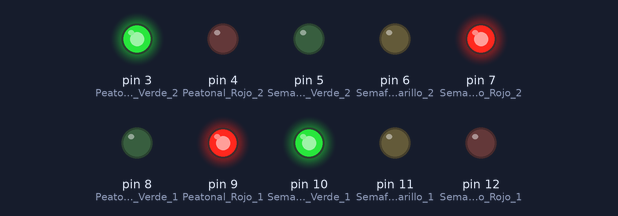
The sketch below on a simulated Arduino Uno, built with avr-gcc and run on an emulated ATmega328P. On the bench: output pins drawn as LEDs (lit = HIGH).

Above: at 1.5 s.
At 3.5 s:
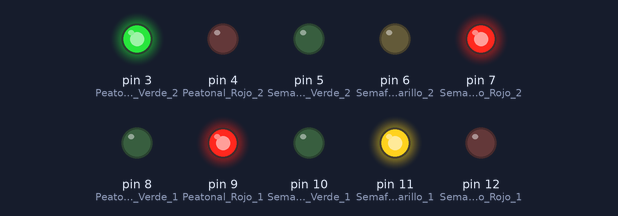
At 5.5 s:
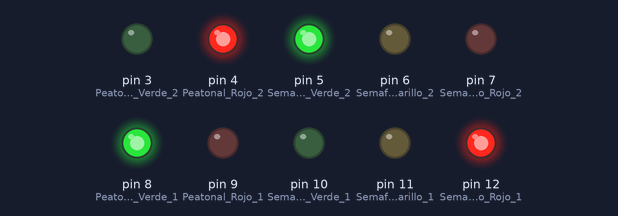
At 7.5 s:
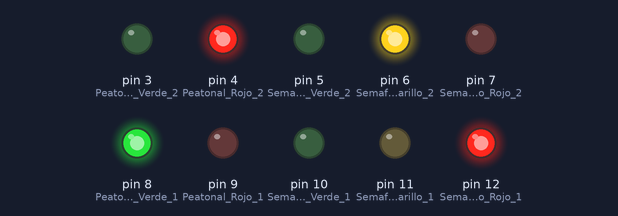
Timing chart, 0 to 10.4 s (numbered marks = the images above):
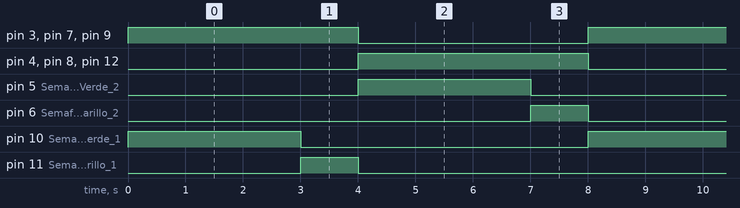

Measured:
- by itself, pin 5 (Semaforo_Verde_2), pin 10 (Semaforo_Verde_1): alternates HIGH for 3.0 s and LOW for 5.0 s
- by itself, pin 6 (Semaforo_Amarillo_2), pin 11 (Semaforo_Amarillo_1): alternates HIGH for 1.0 s and LOW for 7.0 s
- by itself, pin 3 (Peatonal_Verde_2), pin 4 (Peatonal_Rojo_2), pin 7 (Semaforo_Rojo_2), pin 8 (Peatonal_Verde_1), pin 9 (Peatonal_Rojo_1), pin 12 (Semaforo_Rojo_1): alternates HIGH for 4.0 s and LOW for 4.0 s

The sketch:

Semaforos.ino
```cpp
// Definición de pines para semáforos
int Semaforo_Rojo_1 = 12;
int Semaforo_Amarillo_1 = 11;
int Semaforo_Verde_1 = 10;

int Peatonal_Rojo_1 = 9;
int Peatonal_Verde_1 = 8;

int Semaforo_Rojo_2 = 7;
int Semaforo_Amarillo_2 = 6;
int Semaforo_Verde_2 = 5;

int Peatonal_Rojo_2 = 4;
int Peatonal_Verde_2 = 3;

// Definición de estados
enum Estados {S1, S2, S3, S4};
Estados estadoActual = S1;

void setup() {
  // Configuración de los pines como salidas
  pinMode(Semaforo_Rojo_1, OUTPUT);
  pinMode(Semaforo_Amarillo_1, OUTPUT);
  pinMode(Semaforo_Verde_1, OUTPUT);
  pinMode(Peatonal_Rojo_1, OUTPUT);
  pinMode(Peatonal_Verde_1, OUTPUT);
  pinMode(Semaforo_Rojo_2, OUTPUT);
  pinMode(Semaforo_Amarillo_2, OUTPUT);
  pinMode(Semaforo_Verde_2, OUTPUT);
  pinMode(Peatonal_Rojo_2, OUTPUT);
  pinMode(Peatonal_Verde_2, OUTPUT);
}

void loop() {
  switch (estadoActual) {
    case S1:
      digitalWrite(Semaforo_Verde_1, HIGH);
      digitalWrite(Peatonal_Rojo_1, HIGH);
      digitalWrite(Semaforo_Rojo_2, HIGH);
      digitalWrite(Peatonal_Verde_2, HIGH);
      delay(3000); // Espera de 3 segundos
      estadoActual = S2;
      break;

    case S2:
      digitalWrite(Semaforo_Verde_1, LOW);
      digitalWrite(Semaforo_Amarillo_1, HIGH);
      delay(1000); // Espera de 1 segundo
      estadoActual = S3;
      break;

    case S3:
      digitalWrite(Semaforo_Amarillo_1, LOW);
      digitalWrite(Peatonal_Rojo_1, LOW);
      digitalWrite(Semaforo_Rojo_2, LOW);
      digitalWrite(Peatonal_Verde_2, LOW);

      digitalWrite(Semaforo_Rojo_1, HIGH);
      digitalWrite(Peatonal_Verde_1, HIGH);
      digitalWrite(Semaforo_Verde_2, HIGH);
      digitalWrite(Peatonal_Rojo_2, HIGH);
      delay(3000); // Espera de 3 segundos
      estadoActual = S4;
      break;

    case S4:
      digitalWrite(Semaforo_Verde_2, LOW);
      digitalWrite(Semaforo_Amarillo_2, HIGH);
      delay(1000); // Espera de 1 segundo

      digitalWrite(Semaforo_Rojo_1, LOW);
      digitalWrite(Peatonal_Verde_1, LOW);
      digitalWrite(Semaforo_Amarillo_2, LOW);
      digitalWrite(Peatonal_Rojo_2, LOW);

      estadoActual = S1;
      break;
  }
}
```
